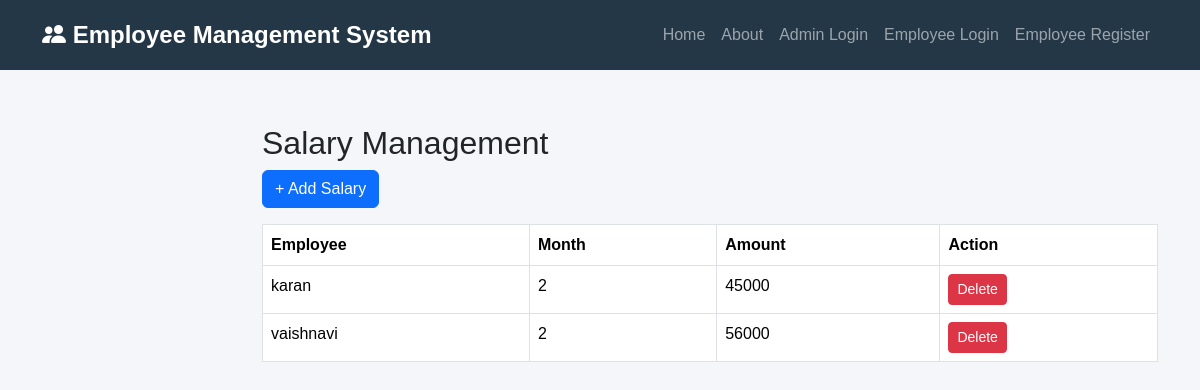
/salaries/, run on the app's committed database.
### new_app/models.py (models this page shows, shortened)
class Salary(models.Model):
    employee = models.ForeignKey(
        Employee,
        on_delete=models.CASCADE,
        related_name="salary_details"
    )
    month = models.CharField(max_length=50)
    amount = models.IntegerField()

class Employee(models.Model):
    name = models.CharField(max_length=100)
    email = models.EmailField()
    mobile = models.CharField(max_length=15)
    department = models.ForeignKey(
        Department,
        on_delete=models.CASCADE,
        null=True,
        blank=True
    )
    position = models.ForeignKey(
        Position,
        on_delete=models.CASCADE,
        null=True,
        blank=True
    )
    salary = models.IntegerField()
    experience = models.IntegerField(default=0)

### new_app/views.py (the view)
# urls.py: path('salaries/', views.salaries, name="salaries"),
def salaries(request):
    salaries = Salary.objects.all()
    return render(request,"salaries.html",{
        "salaries": salaries
    })

### new_app/templates/salaries.html
 {% extends 'base.html' %}
{% block content %}
<div class="container mt-4">
<h2>Salary Management</h2>
<a href="/add-salary/" class="btn btn-primary mb-3">
    + Add Salary
</a>
<table class="table table-bordered">
<tr>
    <th>Employee</th>
    <th>Month</th>
    <th>Amount</th>
    <th>Action</th>
</tr>
{% for s in salaries %}
<tr>
<td>
{{s.employee.name}}
</td>
<td>
{{s.month}}
</td>
<td>
{{s.amount}}
</td>
<td>
<a href="/delete-salary/{{s.id}}/"
class="btn btn-danger btn-sm">
Delete
</a>
</td>
</tr>
{% empty %}
<tr>
<td colspan="4">
No Salary Data
</td>
</tr>
{% endfor %}
</table>
</div>
{% endblock %}

### new_app/static/css/style.css (style rules this page uses)
* { margin:0; padding:0; box-sizing:border-box; }
body { background:#f5f6fa; font-family:Arial, sans-serif; color:#212529; overflow-x:hidden; }
table { width:100%; background:white; }
th { color:#243746; }

### data on the page
Salary: employee.name "karan", month "2", amount "45000"
Salary: employee.name "vaishnavi", month "2", amount "56000"
